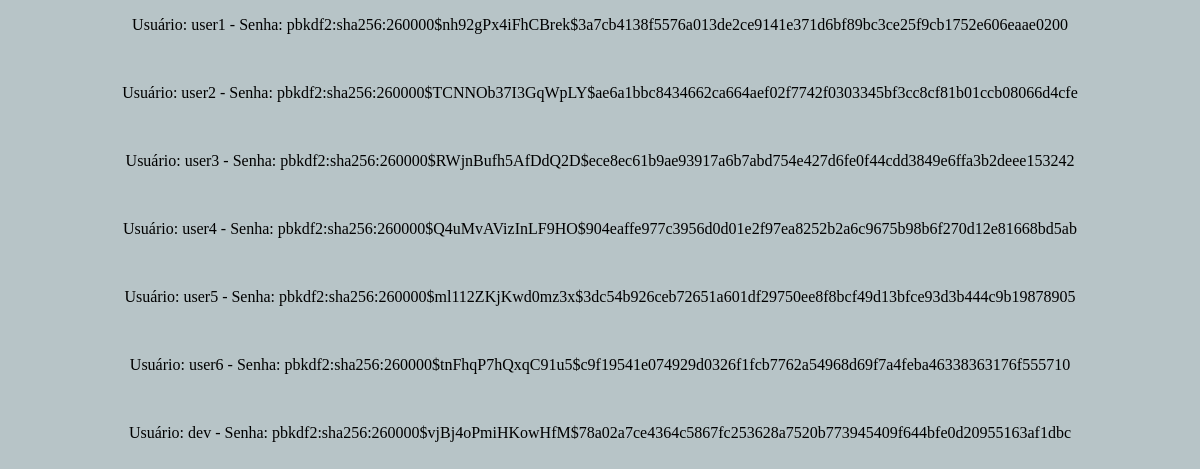
Before: / with the older database file.
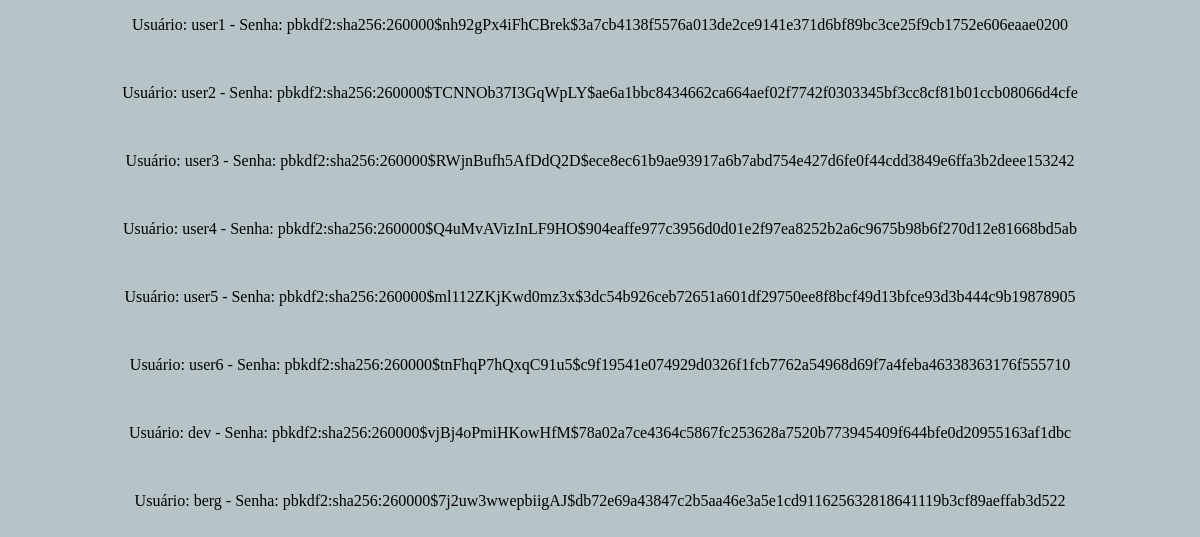
After: the same page with the newer database file.
### tables this page shows
CREATE TABLE users (id INTEGER PRIMARY KEY AUTOINCREMENT, username TEXT UNIQUE NOT NULL, password TEXT NOT NULL);

### app.py (the view)
@app.route("/", methods=["POST", "GET"])
def index():
    session['conteudo']  = get_db_as_tuple()
    return render_template("index.html", conteudo=session['conteudo'])

### app.py (called while the page is built)
@app.before_request
def load_logged_in_user():
    user_id = session.get('user_id')
    if user_id is None:
        g.user = None
    else:
        g.user = get_db().execute(
            'SELECT * FROM users WHERE id = ?', (user_id,)
        ).fetchone()

def get_db_as_tuple():
    db = getattr(g, '_database', None)
    if db is None:
        db = g.database = sqlite3.connect('users.db')
        cursor = db.cursor()
        cursor.execute("select username, password from users")
        dados = cursor.fetchall()
        for i in dados:
            print(i)
        dados = [(str(val[0]), str(val[1])) for val in dados]
    return dados

### templates/index.html (shortened to what this page needs)
<!DOCTYPE html>
<html>
    <head>
        <link rel="stylesheet" href="{{ url_for('static', filename='css/style.css')}}">
    </head>
    <body>
        <div id="">
            {% for i in conteudo %}
                <p>Usuário: {{ i[0] }} - Senha: {{ i[1] }} </p><br>
            {% endfor %}
        </div>
     </body>
</html>

Changed rows visible on the page:
added users: username "berg", password "pbkdf2:sha256:260000$7j2uw3wwepbiigAJ$db72e69a43847c2b5aa46e3a5e1cd911625632818641119b3cf89aeffab3d522"
